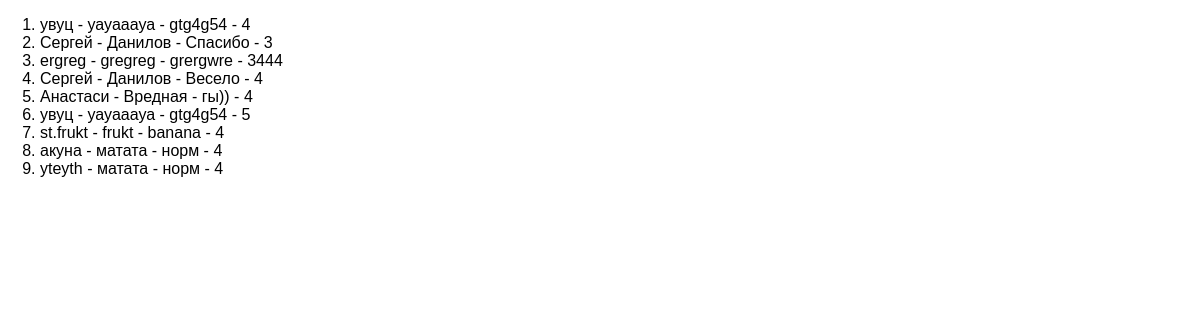
The app's page /list, older data.
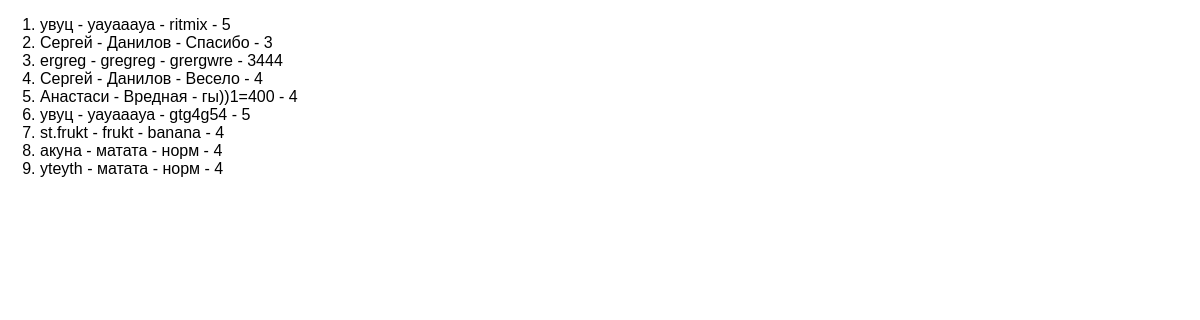
The same page, newer data.
### feedback/models.py (models this page shows)
class Feedback(models.Model):
    name = models.CharField(max_length=40, validators=[MinLengthValidator(3)])
    surname = models.CharField(max_length=60)
    feedback = models.TextField(max_length=1000)
    rating = models.PositiveIntegerField()
    def __str__(self):
        return f'{self.name} - {self.surname} - {self.feedback} - {self.rating}'

### feedback/views.py (the view)
# urls.py: path('list', views.ListFeedBack.as_view()),
class ListFeedBack(ListView):
    template_name = 'feedback/list_feedback.html'
    model = Feedback
    context_object_name = 'feedback'
    def get_queryset(self):  # при помощи этого метода можно как-то отфильтровать наши данные
        queryset = super().get_queryset()
        filter_qs = queryset.filter(rating__gt=2)
        return filter_qs

### feedback/templates/feedback/list_feedback.html (shortened to what this page needs)
{% extends 'feedback/base.html' %}
{% block content %}
    <ol>
     {% for feedback in feedback %}
            <li>{{ feedback }}</li>
            {% endfor %}
    </ol>
{% endblock %}

Row changes from the older to the newer data that the page shows:
changed Feedback: name+surname+feedback "увуц - уауааауа - gtg4g54 - 4" → "увуц - уауааауа - ritmix - 5"
changed Feedback: name+surname+feedback "Анастаси - Вредная - гы)) - 4" → "Анастаси - Вредная - гы))1=400 - 4"
